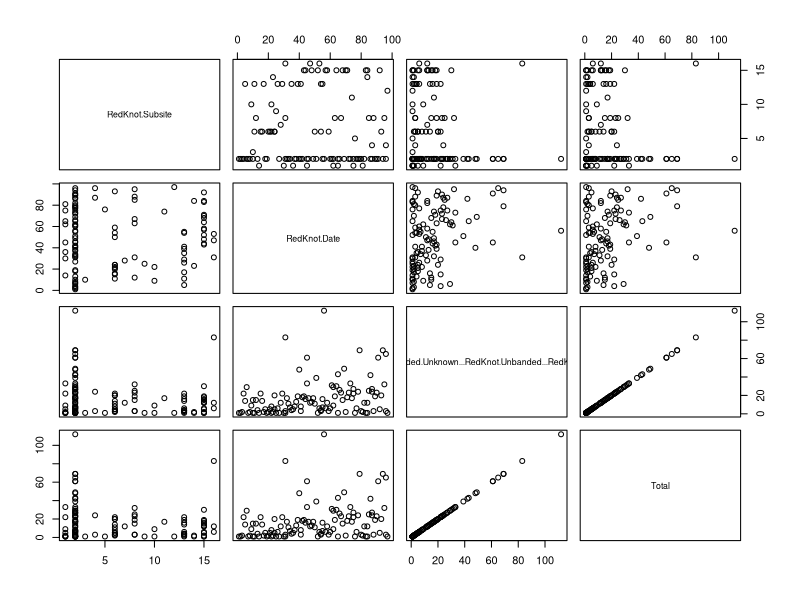

This figure's R source: (Note: this script raises an error after producing the figure.)
#read csv file in
RedKnot<-read.csv(file="RK_ShorebirdSurveys.csv",head=TRUE,sep=",")

#install packages 
#install.packages("ggplot2")
#install.packages("tidyverse")
#install.packages("dplyr")
#install.packages("magrittr")
#install.packages("reshape2")
#install.packages("reshape")
#install.packages("gridExtra")
#install.packages("knitr")
#install.packages("officer")

#library call
library(ggplot2)
library(tidyverse)
library(dplyr)
library(magrittr)
library(reshape)
library(reshape2)
library(gridExtra)
library(knitr)
library(officer)

#view data
RedKnot

#summarize data
summary(RedKnot)

#calculations with data using $ to call out column
RedKnot$Unbanded2<-2*(RedKnot$Unbanded)
                 
#aggregate / mean of Unbanded Redknots at each subsite (?) 
RedKnot %>%
  subset(Unbanded > 10) %>%
  aggregate(. ~ Subsite, ., FUN=mean)

#Tried to make a table of all RedKnots seen at Subsites
tab1 <- data.frame(RedKnot$Subsite,RedKnot$Date, RedKnot$Banded.Unknown+RedKnot$Unbanded+RedKnot$Unknown)
tab1$Total<-1*(tab1$RedKnot.Banded.Unknown...RedKnot.Unbanded...RedKnot.Unknown)                   

#And wanted to see a summary of it...wonder if it can be plotted too?
summary(tab1)
plot(tab1)

#Plot the table of Redknots seen by date but it's not plotted consecutively...I just wanted to play around with it
plot(RedKnot$Date, tab1$Total, type = "l", color = "dodgerblue4")
